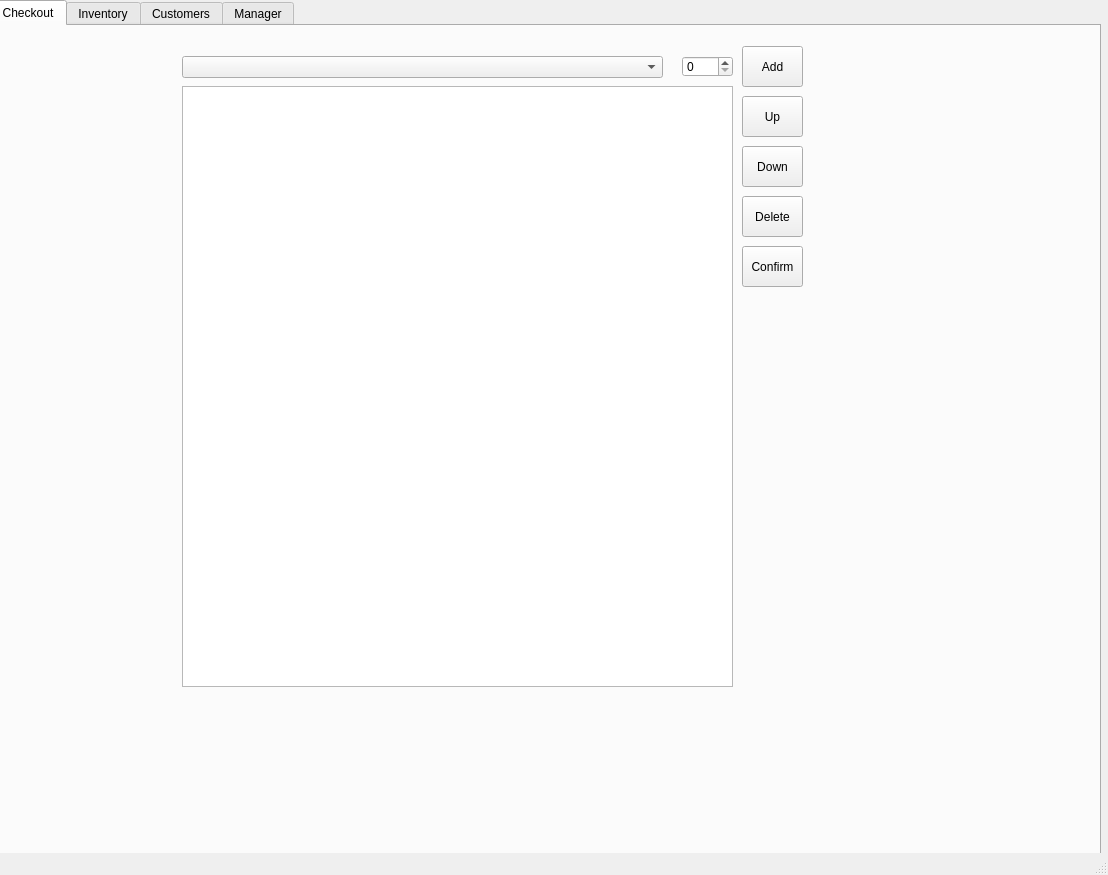
<?xml version="1.0" encoding="UTF-8"?>
<ui version="4.0">
 <class>MainWindow</class>
 <widget class="QMainWindow" name="MainWindow">
  <property name="geometry">
   <rect>
    <x>0</x>
    <y>0</y>
    <width>1108</width>
    <height>875</height>
   </rect>
  </property>
  <property name="windowTitle">
   <string>MainWindow</string>
  </property>
  <widget class="QWidget" name="centralwidget">
   <widget class="QTabWidget" name="tabWidget">
    <property name="enabled">
     <bool>true</bool>
    </property>
    <property name="geometry">
     <rect>
      <x>-10</x>
      <y>0</y>
      <width>1111</width>
      <height>861</height>
     </rect>
    </property>
    <property name="currentIndex">
     <number>0</number>
    </property>
    <widget class="QWidget" name="tab">
     <attribute name="title">
      <string>Checkout</string>
     </attribute>
     <widget class="QTableWidget" name="coTbl">
      <property name="geometry">
       <rect>
        <x>190</x>
        <y>60</y>
        <width>551</width>
        <height>601</height>
       </rect>
      </property>
      <attribute name="verticalHeaderVisible">
       <bool>false</bool>
      </attribute>
     </widget>
     <widget class="QComboBox" name="coProdNameCbo">
      <property name="geometry">
       <rect>
        <x>190</x>
        <y>30</y>
        <width>481</width>
        <height>22</height>
       </rect>
      </property>
     </widget>
     <widget class="QSpinBox" name="coQtyBO">
      <property name="geometry">
       <rect>
        <x>690</x>
        <y>30</y>
        <width>51</width>
        <height>21</height>
       </rect>
      </property>
     </widget>
     <widget class="QPushButton" name="coAddBtn">
      <property name="geometry">
       <rect>
        <x>750</x>
        <y>20</y>
        <width>61</width>
        <height>41</height>
       </rect>
      </property>
      <property name="text">
       <string>Add</string>
      </property>
     </widget>
     <widget class="QPushButton" name="coUpBtn">
      <property name="geometry">
       <rect>
        <x>750</x>
        <y>70</y>
        <width>61</width>
        <height>41</height>
       </rect>
      </property>
      <property name="text">
       <string>Up</string>
      </property>
     </widget>
     <widget class="QPushButton" name="coDownBtn">
      <property name="geometry">
       <rect>
        <x>750</x>
        <y>120</y>
        <width>61</width>
        <height>41</height>
       </rect>
      </property>
      <property name="text">
       <string>Down</string>
      </property>
     </widget>
     <widget class="QPushButton" name="coDeleteBtn">
      <property name="geometry">
       <rect>
        <x>750</x>
        <y>170</y>
        <width>61</width>
        <height>41</height>
       </rect>
      </property>
      <property name="text">
       <string>Delete</string>
      </property>
     </widget>
     <widget class="QPushButton" name="coCOnfirmBtn">
      <property name="geometry">
       <rect>
        <x>750</x>
        <y>220</y>
        <width>61</width>
        <height>41</height>
       </rect>
      </property>
      <property name="text">
       <string>Confirm</string>
      </property>
     </widget>
    </widget>
    <widget class="QWidget" name="tab_2">
     <attribute name="title">
      <string>Inventory</string>
     </attribute>
     <widget class="QTableView" name="invTbl">
      <property name="geometry">
       <rect>
        <x>495</x>
        <y>10</y>
        <width>571</width>
        <height>751</height>
       </rect>
      </property>
      <attribute name="verticalHeaderVisible">
       <bool>false</bool>
      </attribute>
     </widget>
     <widget class="QGroupBox" name="groupBox">
      <property name="geometry">
       <rect>
        <x>10</x>
        <y>10</y>
        <width>271</width>
        <height>261</height>
       </rect>
      </property>
      <property name="title">
       <string>Edit Product</string>
      </property>
      <widget class="QLabel" name="label_2">
       <property name="geometry">
        <rect>
         <x>10</x>
         <y>50</y>
         <width>71</width>
         <height>16</height>
        </rect>
       </property>
       <property name="text">
        <string>Product ID:</string>
       </property>
      </widget>
      <widget class="QLabel" name="label_3">
       <property name="geometry">
        <rect>
         <x>10</x>
         <y>80</y>
         <width>71</width>
         <height>16</height>
        </rect>
       </property>
       <property name="text">
        <string>Product Name:</string>
       </property>
      </widget>
      <widget class="QLabel" name="label_4">
       <property name="geometry">
        <rect>
         <x>10</x>
         <y>110</y>
         <width>71</width>
         <height>16</height>
        </rect>
       </property>
       <property name="text">
        <string>Product Desc:</string>
       </property>
      </widget>
      <widget class="QLabel" name="label_5">
       <property name="geometry">
        <rect>
         <x>10</x>
         <y>140</y>
         <width>71</width>
         <height>16</height>
        </rect>
       </property>
       <property name="text">
        <string>Product Price:</string>
       </property>
      </widget>
      <widget class="QLabel" name="label_6">
       <property name="geometry">
        <rect>
         <x>10</x>
         <y>170</y>
         <width>71</width>
         <height>16</height>
        </rect>
       </property>
       <property name="text">
        <string>Product Qty:</string>
       </property>
      </widget>
      <widget class="QLabel" name="label_7">
       <property name="geometry">
        <rect>
         <x>10</x>
         <y>200</y>
         <width>71</width>
         <height>16</height>
        </rect>
       </property>
       <property name="text">
        <string>Vendor ID:</string>
       </property>
      </widget>
      <widget class="QLineEdit" name="pdescLineEdit">
       <property name="geometry">
        <rect>
         <x>90</x>
         <y>110</y>
         <width>171</width>
         <height>20</height>
        </rect>
       </property>
      </widget>
      <widget class="QLineEdit" name="ppriceLineEdit">
       <property name="geometry">
        <rect>
         <x>90</x>
         <y>140</y>
         <width>171</width>
         <height>20</height>
        </rect>
       </property>
      </widget>
      <widget class="QLineEdit" name="pqtyLineEdit">
       <property name="geometry">
        <rect>
         <x>90</x>
         <y>170</y>
         <width>171</width>
         <height>20</height>
        </rect>
       </property>
      </widget>
      <widget class="QLineEdit" name="vidLineEdit">
       <property name="geometry">
        <rect>
         <x>90</x>
         <y>200</y>
         <width>171</width>
         <height>20</height>
        </rect>
       </property>
      </widget>
      <widget class="QLineEdit" name="pnameLineEdit">
       <property name="geometry">
        <rect>
         <x>90</x>
         <y>80</y>
         <width>171</width>
         <height>20</height>
        </rect>
       </property>
      </widget>
      <widget class="QLineEdit" name="pidLineEdit">
       <property name="geometry">
        <rect>
         <x>90</x>
         <y>50</y>
         <width>171</width>
         <height>20</height>
        </rect>
       </property>
      </widget>
      <widget class="QLabel" name="label">
       <property name="geometry">
        <rect>
         <x>10</x>
         <y>20</y>
         <width>71</width>
         <height>16</height>
        </rect>
       </property>
       <property name="text">
        <string>Product Name:</string>
       </property>
      </widget>
      <widget class="QComboBox" name="invPnameCbo">
       <property name="geometry">
        <rect>
         <x>90</x>
         <y>20</y>
         <width>171</width>
         <height>22</height>
        </rect>
       </property>
      </widget>
      <widget class="QPushButton" name="peditBtn">
       <property name="geometry">
        <rect>
         <x>10</x>
         <y>230</y>
         <width>75</width>
         <height>23</height>
        </rect>
       </property>
       <property name="text">
        <string>Edit</string>
       </property>
      </widget>
      <widget class="QPushButton" name="pdelBtn">
       <property name="geometry">
        <rect>
         <x>100</x>
         <y>230</y>
         <width>75</width>
         <height>23</height>
        </rect>
       </property>
       <property name="text">
        <string>Delete</string>
       </property>
      </widget>
     </widget>
     <widget class="QGroupBox" name="groupBox_2">
      <property name="geometry">
       <rect>
        <x>10</x>
        <y>310</y>
        <width>271</width>
        <height>211</height>
       </rect>
      </property>
      <property name="title">
       <string>Add Product</string>
      </property>
      <widget class="QLabel" name="label_10">
       <property name="geometry">
        <rect>
         <x>10</x>
         <y>30</y>
         <width>71</width>
         <height>16</height>
        </rect>
       </property>
       <property name="text">
        <string>Product Name:</string>
       </property>
      </widget>
      <widget class="QLabel" name="label_11">
       <property name="geometry">
        <rect>
         <x>10</x>
         <y>60</y>
         <width>71</width>
         <height>16</height>
        </rect>
       </property>
       <property name="text">
        <string>Product Desc:</string>
       </property>
      </widget>
      <widget class="QLabel" name="label_12">
       <property name="geometry">
        <rect>
         <x>10</x>
         <y>90</y>
         <width>71</width>
         <height>16</height>
        </rect>
       </property>
       <property name="text">
        <string>Product Price:</string>
       </property>
      </widget>
      <widget class="QLabel" name="label_13">
       <property name="geometry">
        <rect>
         <x>10</x>
         <y>120</y>
         <width>71</width>
         <height>16</height>
        </rect>
       </property>
       <property name="text">
        <string>Product Qty:</string>
       </property>
      </widget>
      <widget class="QLabel" name="label_14">
       <property name="geometry">
        <rect>
         <x>10</x>
         <y>150</y>
         <width>71</width>
         <height>16</height>
        </rect>
       </property>
       <property name="text">
        <string>Vendor ID:</string>
       </property>
      </widget>
      <widget class="QLineEdit" name="apdescLineEdit">
       <property name="geometry">
        <rect>
         <x>90</x>
         <y>60</y>
         <width>171</width>
         <height>20</height>
        </rect>
       </property>
      </widget>
      <widget class="QLineEdit" name="appriceLineEdit">
       <property name="geometry">
        <rect>
         <x>90</x>
         <y>90</y>
         <width>171</width>
         <height>20</height>
        </rect>
       </property>
      </widget>
      <widget class="QLineEdit" name="apqtyLineEdit">
       <property name="geometry">
        <rect>
         <x>90</x>
         <y>120</y>
         <width>171</width>
         <height>20</height>
        </rect>
       </property>
      </widget>
      <widget class="QLineEdit" name="avidLineEdit">
       <property name="geometry">
        <rect>
         <x>90</x>
         <y>150</y>
         <width>171</width>
         <height>20</height>
        </rect>
       </property>
      </widget>
      <widget class="QLineEdit" name="apnameLineEdit">
       <property name="geometry">
        <rect>
         <x>90</x>
         <y>30</y>
         <width>171</width>
         <height>20</height>
        </rect>
       </property>
      </widget>
      <widget class="QPushButton" name="aaddProductBtn">
       <property name="geometry">
        <rect>
         <x>0</x>
         <y>180</y>
         <width>75</width>
         <height>23</height>
        </rect>
       </property>
       <property name="text">
        <string>Add Product</string>
       </property>
      </widget>
     </widget>
    </widget>
    <widget class="QWidget" name="tab_3">
     <attribute name="title">
      <string>Customers</string>
     </attribute>
     <widget class="QGroupBox" name="groupBox_3">
      <property name="geometry">
       <rect>
        <x>20</x>
        <y>20</y>
        <width>381</width>
        <height>281</height>
       </rect>
      </property>
      <property name="title">
       <string>Add Customer</string>
      </property>
      <widget class="QLabel" name="label_15">
       <property name="geometry">
        <rect>
         <x>0</x>
         <y>30</y>
         <width>81</width>
         <height>16</height>
        </rect>
       </property>
       <property name="text">
        <string> First Name:</string>
       </property>
      </widget>
      <widget class="QLabel" name="label_16">
       <property name="geometry">
        <rect>
         <x>0</x>
         <y>60</y>
         <width>81</width>
         <height>16</height>
        </rect>
       </property>
       <property name="text">
        <string> Last Name:</string>
       </property>
      </widget>
      <widget class="QLabel" name="label_17">
       <property name="geometry">
        <rect>
         <x>10</x>
         <y>90</y>
         <width>71</width>
         <height>16</height>
        </rect>
       </property>
       <property name="text">
        <string>Address</string>
       </property>
      </widget>
      <widget class="QLabel" name="label_18">
       <property name="geometry">
        <rect>
         <x>10</x>
         <y>120</y>
         <width>71</width>
         <height>16</height>
        </rect>
       </property>
       <property name="text">
        <string>Email</string>
       </property>
      </widget>
      <widget class="QLabel" name="label_19">
       <property name="geometry">
        <rect>
         <x>10</x>
         <y>150</y>
         <width>71</width>
         <height>16</height>
        </rect>
       </property>
       <property name="text">
        <string>Phone</string>
       </property>
      </widget>
      <widget class="QLineEdit" name="aclnameLineEdit">
       <property name="geometry">
        <rect>
         <x>90</x>
         <y>60</y>
         <width>171</width>
         <height>20</height>
        </rect>
       </property>
      </widget>
      <widget class="QLineEdit" name="acaddressLineEdit">
       <property name="geometry">
        <rect>
         <x>90</x>
         <y>90</y>
         <width>171</width>
         <height>20</height>
        </rect>
       </property>
      </widget>
      <widget class="QLineEdit" name="acemailLineEdit">
       <property name="geometry">
        <rect>
         <x>90</x>
         <y>120</y>
         <width>171</width>
         <height>20</height>
        </rect>
       </property>
      </widget>
      <widget class="QLineEdit" name="acphoneLineEdit">
       <property name="geometry">
        <rect>
         <x>90</x>
         <y>150</y>
         <width>171</width>
         <height>20</height>
        </rect>
       </property>
      </widget>
      <widget class="QLineEdit" name="acfnameLineEdit">
       <property name="geometry">
        <rect>
         <x>90</x>
         <y>30</y>
         <width>171</width>
         <height>20</height>
        </rect>
       </property>
      </widget>
      <widget class="QPushButton" name="acBtn">
       <property name="geometry">
        <rect>
         <x>0</x>
         <y>180</y>
         <width>111</width>
         <height>23</height>
        </rect>
       </property>
       <property name="text">
        <string>Add Customer</string>
       </property>
      </widget>
      <widget class="QLabel" name="acLabel">
       <property name="geometry">
        <rect>
         <x>50</x>
         <y>230</y>
         <width>211</width>
         <height>20</height>
        </rect>
       </property>
       <property name="text">
        <string/>
       </property>
      </widget>
     </widget>
     <widget class="QGroupBox" name="groupBox_4">
      <property name="geometry">
       <rect>
        <x>20</x>
        <y>390</y>
        <width>381</width>
        <height>371</height>
       </rect>
      </property>
      <property name="title">
       <string>Edit Customer</string>
      </property>
      <widget class="QLabel" name="label_20">
       <property name="geometry">
        <rect>
         <x>0</x>
         <y>100</y>
         <width>81</width>
         <height>16</height>
        </rect>
       </property>
       <property name="text">
        <string> First Name</string>
       </property>
      </widget>
      <widget class="QLabel" name="label_21">
       <property name="geometry">
        <rect>
         <x>0</x>
         <y>130</y>
         <width>81</width>
         <height>16</height>
        </rect>
       </property>
       <property name="text">
        <string> Last Name</string>
       </property>
      </widget>
      <widget class="QLabel" name="label_22">
       <property name="geometry">
        <rect>
         <x>10</x>
         <y>160</y>
         <width>71</width>
         <height>16</height>
        </rect>
       </property>
       <property name="text">
        <string>Address</string>
       </property>
      </widget>
      <widget class="QLabel" name="label_23">
       <property name="geometry">
        <rect>
         <x>10</x>
         <y>190</y>
         <width>71</width>
         <height>16</height>
        </rect>
       </property>
       <property name="text">
        <string>Email</string>
       </property>
      </widget>
      <widget class="QLabel" name="label_24">
       <property name="geometry">
        <rect>
         <x>10</x>
         <y>220</y>
         <width>71</width>
         <height>16</height>
        </rect>
       </property>
       <property name="text">
        <string>Phone</string>
       </property>
      </widget>
      <widget class="QLineEdit" name="eclnameLineEdit">
       <property name="geometry">
        <rect>
         <x>70</x>
         <y>130</y>
         <width>171</width>
         <height>20</height>
        </rect>
       </property>
      </widget>
      <widget class="QLineEdit" name="ecaddressLineEdit">
       <property name="geometry">
        <rect>
         <x>70</x>
         <y>160</y>
         <width>171</width>
         <height>20</height>
        </rect>
       </property>
      </widget>
      <widget class="QLineEdit" name="ecemailLineEdit">
       <property name="geometry">
        <rect>
         <x>70</x>
         <y>190</y>
         <width>171</width>
         <height>20</height>
        </rect>
       </property>
      </widget>
      <widget class="QLineEdit" name="ecphoneLineEdit">
       <property name="geometry">
        <rect>
         <x>70</x>
         <y>220</y>
         <width>171</width>
         <height>20</height>
        </rect>
       </property>
      </widget>
      <widget class="QLineEdit" name="ecfnameLineEdit">
       <property name="geometry">
        <rect>
         <x>70</x>
         <y>100</y>
         <width>171</width>
         <height>20</height>
        </rect>
       </property>
      </widget>
      <widget class="QPushButton" name="ecBtn">
       <property name="geometry">
        <rect>
         <x>10</x>
         <y>260</y>
         <width>111</width>
         <height>23</height>
        </rect>
       </property>
       <property name="text">
        <string>Edit Customer</string>
       </property>
      </widget>
      <widget class="QLabel" name="label_8">
       <property name="geometry">
        <rect>
         <x>10</x>
         <y>70</y>
         <width>81</width>
         <height>16</height>
        </rect>
       </property>
       <property name="text">
        <string>Customer ID</string>
       </property>
      </widget>
      <widget class="QLineEdit" name="eccidLineEdit">
       <property name="geometry">
        <rect>
         <x>90</x>
         <y>70</y>
         <width>113</width>
         <height>22</height>
        </rect>
       </property>
      </widget>
      <widget class="QLabel" name="ecLabel">
       <property name="geometry">
        <rect>
         <x>100</x>
         <y>300</y>
         <width>181</width>
         <height>31</height>
        </rect>
       </property>
       <property name="text">
        <string/>
       </property>
      </widget>
     </widget>
    </widget>
    <widget class="QWidget" name="tab_4">
     <attribute name="title">
      <string>Manager</string>
     </attribute>
     <widget class="QLabel" name="managerLbl">
      <property name="geometry">
       <rect>
        <x>150</x>
        <y>550</y>
        <width>251</width>
        <height>51</height>
       </rect>
      </property>
      <property name="text">
       <string/>
      </property>
     </widget>
     <widget class="QTabWidget" name="managerTabWidget">
      <property name="geometry">
       <rect>
        <x>20</x>
        <y>30</y>
        <width>691</width>
        <height>471</height>
       </rect>
      </property>
      <property name="currentIndex">
       <number>2</number>
      </property>
      <widget class="QWidget" name="tab_5">
       <attribute name="title">
        <string>Invoices</string>
       </attribute>
       <widget class="QTableWidget" name="invoicesTableWidget">
        <property name="geometry">
         <rect>
          <x>0</x>
          <y>20</y>
          <width>481</width>
          <height>241</height>
         </rect>
        </property>
       </widget>
      </widget>
      <widget class="QWidget" name="tab_6">
       <attribute name="title">
        <string>Active Customers</string>
       </attribute>
       <widget class="QTableWidget" name="activeTableWidget">
        <property name="geometry">
         <rect>
          <x>10</x>
          <y>10</y>
          <width>411</width>
          <height>231</height>
         </rect>
        </property>
       </widget>
      </widget>
      <widget class="QWidget" name="tab_7">
       <attribute name="title">
        <string>Out of Stock</string>
       </attribute>
       <widget class="QTableWidget" name="outOfStockTable">
        <property name="geometry">
         <rect>
          <x>10</x>
          <y>10</y>
          <width>661</width>
          <height>291</height>
         </rect>
        </property>
       </widget>
      </widget>
     </widget>
    </widget>
   </widget>
  </widget>
  <widget class="QMenuBar" name="menubar">
   <property name="geometry">
    <rect>
     <x>0</x>
     <y>0</y>
     <width>1108</width>
     <height>26</height>
    </rect>
   </property>
  </widget>
  <widget class="QStatusBar" name="statusbar"/>
 </widget>
 <resources/>
 <connections/>
</ui>
